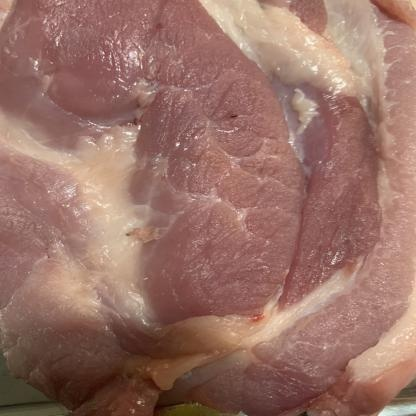
#> input picture meat/FreshMeat/0003.jpg, 416 x 416 px, found by its file name; its folder holds only this picture in this run
$ jupyter execute --allow-errors experiment.ipynb   (older library calls are emulated)
#> lines starting #> are read from the running program, lines starting #| are printed output that depends on the picture
[cell 1]
# Import library yang kalian butuhkan
import os
import cv2 as cv
import matplotlib.pyplot as plt
import numpy as np
import pandas as pd
from numpy.lib.stride_tricks import sliding_window_view
from sklearn.model_selection import train_test_split, cross_val_predict
from sklearn.metrics import accuracy_score, classification_report
from skimage.feature import graycomatrix, graycoprops
from scipy.stats import entropy
from sklearn.ensemble import RandomForestClassifier
from sklearn.svm import SVC
from sklearn.neighbors import KNeighborsClassifier
from sklearn.metrics import accuracy_score, precision_score, recall_score, f1_score, confusion_matrix, classification_report
from sklearn.metrics import (confusion_matrix, ConfusionMatrixDisplay)
import seaborn as sns

## Data Loading

Buat struktur folder dataset sebagai berikut:
```
.
└──dataset
    ├── label1
	├── image1.jpg
	├── image2.jpg
	└── image3.jpg
    ├── label2
    └── label3
    └── dst...
```

[cell 2]
data = []
labels = []
file_name = []
for sub_folder in os.listdir("meat\\"):
    sub_folder_files = os.listdir(os.path.join("meat\\", sub_folder))
    for i, filename in enumerate(sub_folder_files):
        img_path = os.path.join("meat\\", sub_folder, filename)
        img = cv.imread(img_path)
#> img is the input picture: shape (416, 416, 3); mean B, G, R 102, 112.9, 153
        img = img.astype(np.uint8)
        img = cv.cvtColor(img, cv.COLOR_BGR2GRAY)
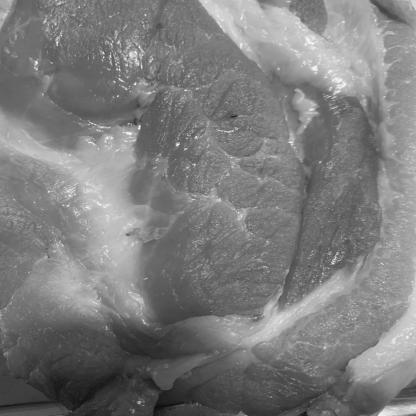
#> img: shape (416, 416); min 10, max 251, mean 123.7

        data.append(img)
        labels.append(sub_folder)
        name = os.path.splitext(filename)[0]
        file_name.append(filename)
#> pass 2 of the loop `for sub_folder in os.listdir("meat\\"):`:
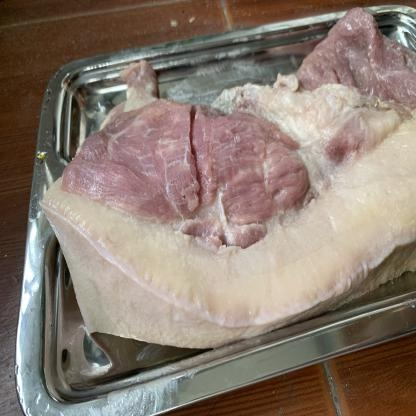
#> input picture meat/RottenMeat/0021.jpg, 416 x 416 px, found by its file name
#> img is the input picture: shape (416, 416, 3); mean B, G, R 112.2, 123.3, 138.2
#> `img = cv.cvtColor(img, cv.COLOR_BGR2GRAY)`:
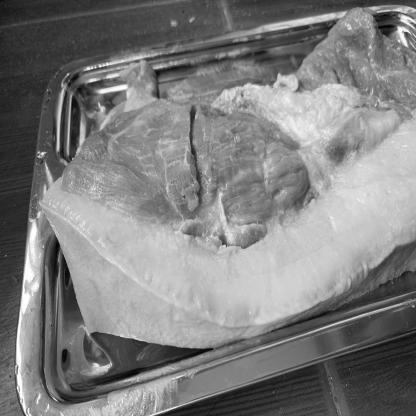
#> img: shape (416, 416); min 1, max 255, mean 126.5

data = np.array(data)
labels = np.array(labels)

## Data Augmentation

### Define Augmentation Function

[cell 3]
# melakukan augmentasi data
data_augmented = []
labels_augmented = []
paths_augmented = []
file_name_augmented = []
for i in range(len(data)):
	pass
#> this loop made 2 passes

[cell 4]
print("Data sebelum augmentasi: ", len(data))
#| Data sebelum augmentasi:  2
print("Data setelah augmentasi: ", len(data_augmented))

## Data Preparation

### Define Preprocessing Function

[cell 5]
# --- 1. HISTOGRAM EQUALIZATION ---
# [97 lines left out: functions hist_eq_scratch, gaussian_kernel, gaussian_blur_scratch, clahe_scratch, median_blur_scratch, otsu_scratch and 2 more, not called in this run]

def opening_scratch(img, k=3):
    eroded = erode_scratch(img, k)
    return dilate_scratch(eroded, k)

# --- 7. BITWISE AND ---
def bitwise_and_scratch(img, mask):
    return np.where(mask > 0, img, 0).astype(np.uint8)

# --- FUNGSI RESIZE (Diizinkan pakai cv2 sesuai prompt) ---
def resize(image, target_size=(128, 128)):
    return cv.resize(image, target_size, interpolation=cv.INTER_AREA)

[cell 6]
# [46 lines left out: function extract_and_evaluate, not called in this run]

def show_samples(images, title):
    fig, axes = plt.subplots(1, 6, figsize=(15, 3))
    fig.suptitle(title, fontsize=14)
    for i, ax in enumerate(axes):
        ax.imshow(images[i], cmap='gray')
        ax.axis('off')
    plt.show()

### Preprocessing

[cell 7]
# --- PERBAIKAN: Isi list dataPreprocessed ---
dataPreprocessed = []

for i in range(len(data)):
    # Karena data di awal sudah diubah ke grayscale saat di-load,
    # kita cukup memasukkannya langsung ke dalam dataPreprocessed
    img_processed = data[i]

    # Masukkan ke dalam list agar tidak kosong
    dataPreprocessed.append(img_processed)
#> after the loop, dataPreprocessed = 2 items

print("Total citra yang siap diekstrak GLCM:", len(dataPreprocessed))
#| Total citra yang siap diekstrak GLCM: 2
# Pastikan print di atas memunculkan angka 300!

### Feature Extraction

[cell 8]
def glcm(image, derajat):
    if derajat == 0:
        angles = [0]
    elif derajat == 45:
        angles = [np.pi / 4]
    elif derajat == 90:
        angles = [np.pi / 2]
    elif derajat == 135:
        angles = [3 * np.pi / 4]
    else:
        raise ValueError("Invalid angle. It should be one of the following: 0, 45, 90, 135.")

    # mengembalikan matrix glcm dari image
    glcm = graycomatrix(image, [1], angles, 256, symmetric=True, normed=True)
    return glcm

[cell 9]
def correlation(matriks):
	return graycoprops(matriks, 'correlation')[0, 0]

[cell 10]
def dissimilarity(matriks):
    return graycoprops(matriks, 'dissimilarity')[0, 0]

[cell 11]
def homogenity(matriks):
    return graycoprops(matriks, 'homogeneity')[0, 0]

[cell 12]
def contrast(matriks):
    return graycoprops(matriks, 'contrast')[0, 0]

[cell 13]
def ASM(matriks):
    return graycoprops(matriks, 'ASM')[0, 0]

[cell 14]
def energy(matriks):
    return graycoprops(matriks, 'energy')[0, 0]

[cell 15]
def entropyGlcm(matriks):
    return entropy(matriks.ravel())

[cell 16]
Derajat0 = []
Derajat45 = []
Derajat90 = []
Derajat135 = []
for i in range(len(dataPreprocessed)):
    D0 = glcm(dataPreprocessed[i], 0)
    D45 = glcm(dataPreprocessed[i], 45)
    D90 = glcm(dataPreprocessed[i], 90)
    D135 = glcm(dataPreprocessed[i], 135)
    Derajat0.append(D0)
    Derajat45.append(D45)
    Derajat90.append(D90)
    Derajat135.append(D135)
#> this loop made 2 passes
#> after the loop, Derajat0 = 2 items; Derajat135 = 2 items; Derajat45 = 2 items; Derajat90 = 2 items

[cell 17]
Kontras0, Kontras45, Kontras90, Kontras135 = [], [], [], []
dissimilarity0, dissimilarity45, dissimilarity90, dissimilarity135 =  [], [], [], []
homogenity0, homogenity45, homogenity90, homogenity135 = [], [], [], []
entropy0, entropy45, entropy90, entropy135 =  [], [], [], []
ASM0, ASM45, ASM90, ASM135 =  [], [], [], []
energy0, energy45, energy90, energy135 =  [], [], [], []
correlation0, correlation45, correlation90, correlation135 = [], [], [], []

[cell 18]
for i in range(len(dataPreprocessed)):
    C0 = correlation(Derajat0[i])
    correlation0.append(C0)
    C45 = correlation(Derajat45[i])
    correlation45.append(C45)
    C90 = correlation(Derajat90[i])
    correlation90.append(C90)
    C135 = correlation(Derajat135[i])
    correlation135.append(C135)
#> this loop made 2 passes
#> (C0, C45, C90, C135) on passes 1 to 2: (0.98, 0.964, 0.976, 0.965), (0.98, 0.959, 0.979, 0.967)
#> after the loop, correlation0 = [0.98, 0.98]; correlation135 = [0.965, 0.967]; correlation45 = [0.964, 0.959]; correlation90 = [0.976, 0.979]

[cell 19]
for i in range(len(dataPreprocessed)):
    K0 = contrast(Derajat0[i])
    K45 = contrast(Derajat45[i])
    K90 = contrast(Derajat90[i])
    K135 = contrast(Derajat135[i])
    Kontras0.append(K0)
    Kontras45.append(K45)
    Kontras90.append(K90)
    Kontras135.append(K135)
#> this loop made 2 passes
#> (K0, K45, K90, K135) on passes 1 to 2: (54.79, 100.3, 65.42, 95.57), (129.6, 266, 135.8, 209.6)
#> after the loop, Kontras0 = [54.79, 129.6]; Kontras135 = [95.57, 209.6]; Kontras45 = [100.3, 266]; Kontras90 = [65.42, 135.8]

[cell 20]
for i in range(len(dataPreprocessed)):
    Dis0 = dissimilarity(Derajat0[i])
    Dis45 = dissimilarity(Derajat45[i])
    Dis90 = dissimilarity(Derajat90[i])
    Dis135 = dissimilarity(Derajat135[i])
    dissimilarity0.append(Dis0)
    dissimilarity45.append(Dis45)
    dissimilarity90.append(Dis90)
    dissimilarity135.append(Dis135)
#> this loop made 2 passes
#> (Dis0, Dis45, Dis90, Dis135) on passes 1 to 2: (4.47, 6.32, 5.05, 6.16), (6.11, 9.36, 6.48, 8.32)
#> after the loop, dissimilarity0 = [4.47, 6.11]; dissimilarity135 = [6.16, 8.32]; dissimilarity45 = [6.32, 9.36]; dissimilarity90 = [5.05, 6.48]

[cell 21]
for i in range(len(dataPreprocessed)):
    H0 = homogenity(Derajat0[i])
    H45 = homogenity(Derajat45[i])
    H90 = homogenity(Derajat90[i])
    H135 = homogenity(Derajat135[i])
    homogenity0.append(H0)
    homogenity45.append(H45)
    homogenity90.append(H90)
    homogenity135.append(H135)
#> this loop made 2 passes
#> (H0, H45, H90, H135) on passes 1 to 2: (0.285, 0.21, 0.253, 0.209), (0.259, 0.181, 0.241, 0.19)
#> after the loop, homogenity0 = [0.285, 0.259]; homogenity135 = [0.209, 0.19]; homogenity45 = [0.21, 0.181]; homogenity90 = [0.253, 0.241]

[cell 22]
for i in range(len(dataPreprocessed)):
    E0 = entropyGlcm(Derajat0[i])
    E45 = entropyGlcm(Derajat45[i])
    E90 = entropyGlcm(Derajat90[i])
    E135 = entropyGlcm(Derajat135[i])
    entropy0.append(E0)
    entropy45.append(E45)
    entropy90.append(E90)
    entropy135.append(E135)
#> this loop made 2 passes
#> (E0, E45, E90, E135) on passes 1 to 2: (8.08, 8.43, 8.22, 8.4), (8.58, 9, 8.66, 8.9)
#> after the loop, entropy0 = [8.08, 8.58]; entropy135 = [8.4, 8.9]; entropy45 = [8.43, 9]; entropy90 = [8.22, 8.66]

[cell 23]
for i in range(len(dataPreprocessed)):
    A0 = ASM(Derajat0[i])
    A45 = ASM(Derajat45[i])
    A90 = ASM(Derajat90[i])
    A135 = ASM(Derajat135[i])
    ASM0.append(A0)
    ASM45.append(A45)
    ASM90.append(A90)
    ASM135.append(A135)
#> this loop made 2 passes
#> (A0, A45, A90, A135) on passes 1 to 2: (0.000522, 0.000363, 0.000462, 0.000371), (0.000367, 0.000239, 0.000336, 0.000254)
#> after the loop, ASM0 = [0.000522, 0.000367]; ASM135 = [0.000371, 0.000254]; ASM45 = [0.000363, 0.000239]; ASM90 = [0.000462, 0.000336]

[cell 24]
for i in range(len(dataPreprocessed)):
    ER0 = energy(Derajat0[i])
    ER45 = energy(Derajat45[i])
    ER90 = energy(Derajat90[i])
    ER135 = energy(Derajat135[i])
    energy0.append(ER0)
    energy45.append(ER45)
    energy90.append(ER90)
    energy135.append(ER135)
#> this loop made 2 passes
#> (ER0, ER45, ER90, ER135) on passes 1 to 2: (0.0229, 0.0191, 0.0215, 0.0193), (0.0192, 0.0155, 0.0183, 0.0159)
#> after the loop, energy0 = [0.0229, 0.0192]; energy135 = [0.0193, 0.0159]; energy45 = [0.0191, 0.0155]; energy90 = [0.0215, 0.0183]

[cell 25]
# Array untuk menyimpan komparasi akhir
comparison_results = []

def baseline():
    print("Menjalankan Baseline...")
    processed_imgs = []
    for img in data:
        img_resized = resize(img, (128, 128))
        # Hanya grayscale (sudah dilakukan di awal load, namun dipastikan ukurannya seragam)
        processed_imgs.append(img_resized)
#> this loop made 2 passes
#> pass 2, in baseline, `img_resized = resize(img, (128, 128))`:
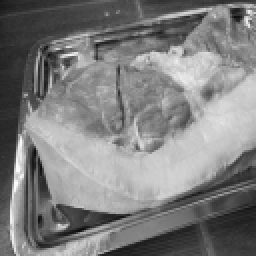
#> img_resized: shape (128, 128) (shown 2 times larger); min 11, max 252, mean 126.5
#> after the loop, processed_imgs = 2 items

    show_samples(processed_imgs[:6], "Sampel Citra - Baseline")
    acc = extract_and_evaluate(processed_imgs, labels, "Baseline")

    comparison_results.append({'Eksperimen': 'Baseline', **acc})
    print("Baseline selesai.\n")

# [52 lines left out: functions prepro1, prepro2, prepro3, not called in this run]

# --- Eksekusi Keseluruhan Pipeline ---
#> (the rest of this cell did not finish here and is left out)

[cell 26]
# 1. Pastikan semua list penampung dalam keadaan kosong kembali
Kontras0, Kontras45, Kontras90, Kontras135 = [], [], [], []
dissimilarity0, dissimilarity45, dissimilarity90, dissimilarity135 = [], [], [], []
homogenity0, homogenity45, homogenity90, homogenity135 = [], [], [], []
entropy0, entropy45, entropy90, entropy135 = [], [], [], []
ASM0, ASM45, ASM90, ASM135 = [], [], [], []
energy0, energy45, energy90, energy135 = [], [], [], []
correlation0, correlation45, correlation90, correlation135 = [], [], [], []

# 2. SATUKAN SEMUA LOOPING DI SINI (Gunakan len(dataPreprocessed))
for i in range(len(dataPreprocessed)):
    # Correlation
    correlation0.append(correlation(Derajat0[i]))
    correlation45.append(correlation(Derajat45[i]))
    correlation90.append(correlation(Derajat90[i]))
    correlation135.append(correlation(Derajat135[i]))

    # Contrast
    Kontras0.append(contrast(Derajat0[i]))
    Kontras45.append(contrast(Derajat45[i]))
    Kontras90.append(contrast(Derajat90[i]))
    Kontras135.append(contrast(Derajat135[i]))

    # Dissimilarity
    dissimilarity0.append(dissimilarity(Derajat0[i]))
    dissimilarity45.append(dissimilarity(Derajat45[i]))
    dissimilarity90.append(dissimilarity(Derajat90[i]))
    dissimilarity135.append(dissimilarity(Derajat135[i]))

    # Homogeneity
    homogenity0.append(homogenity(Derajat0[i]))
    homogenity45.append(homogenity(Derajat45[i]))
    homogenity90.append(homogenity(Derajat90[i]))
    homogenity135.append(homogenity(Derajat135[i]))

    # Entropy
    entropy0.append(entropyGlcm(Derajat0[i]))
    entropy45.append(entropyGlcm(Derajat45[i]))
    entropy90.append(entropyGlcm(Derajat90[i]))
    entropy135.append(entropyGlcm(Derajat135[i]))

    # ASM
    ASM0.append(ASM(Derajat0[i]))
    ASM45.append(ASM(Derajat45[i]))
    ASM90.append(ASM(Derajat90[i]))
    ASM135.append(ASM(Derajat135[i]))

    # Energy
    energy0.append(energy(Derajat0[i]))
    energy45.append(energy(Derajat45[i]))
    energy90.append(energy(Derajat90[i]))
    energy135.append(energy(Derajat135[i]))

### Write the extraction's results to CSV

[cell 27]
dataTable = {'Filename': file_name, 'Label': labels,
        'Contrast0': Kontras0, 'Contrast45': Kontras45, 'Contrast90': Kontras90, 'Contrast135': Kontras135,
        'Homogeneity0': homogenity0, 'Homogeneity45': homogenity45, 'Homogeneity90': homogenity90, 'Homogeneity135': homogenity135,
        'Dissimilarity0': dissimilarity0, 'Dissimilarity45': dissimilarity45, 'Dissimilarity90': dissimilarity90, 'Dissimilarity135': dissimilarity135,
        'Entropy0': entropy0, 'Entropy45': entropy45, 'Entropy90': entropy90, 'Entropy135': entropy135,
        'ASM0': ASM0, 'ASM45': ASM45, 'ASM90': ASM90, 'ASM135': ASM135,
        'Energy0': energy0, 'Energy45': energy45, 'Energy90': energy90, 'Energy135': energy135,
        'Correlation0': correlation0, 'Correlation45': correlation45, 'Correlation90': correlation90, 'Correlation135': correlation135,
        }
df = pd.DataFrame(dataTable)
#> df = table of 2 rows and 30 columns
df.to_csv('hasil_ekstraksi_1.csv', index=False)

hasilEkstrak = pd.read_csv('hasil_ekstraksi_1.csv')
#> (reads hasil_ekstraksi_1.csv from the repository)
hasilEkstrak

### Features Selection

pada bagian seleksi fitur ini bisa menggunakan metode seperti
- PCA
- LDA
- t-SNE
- Chi-square
- ANOVA
- Autoencoder
- correlation
- dll

berikut contoh menggunakan correlation:

[cell 28]
# Menghitung korelasi
correlation = hasilEkstrak.drop(columns=['Label','Filename']).corr()

# Menyaring fitur yang memiliki korelasi absolut lebih dari 0.95 dengan label
threshold = 0.95 # atur threshold ini untuk menentukan seberapa besar korelasi yang ingin disaring
selectionFeature = []
columns = np.full((correlation.shape[0],), True, dtype=bool)
for i in range(correlation.shape[0]):
	for j in range(i+1, correlation.shape[0]):
		if correlation.iloc[i,j] >= threshold:
			if columns[j]:
				columns[j] = False
select = hasilEkstrak.drop(columns=['Label','Filename']).columns[columns]
x_new = hasilEkstrak[select]
x_new
y = hasilEkstrak['Label']
plt.figure(figsize=(17,17))
sns.heatmap(x_new.corr(), annot=True, cmap='Blues', fmt=".2f")
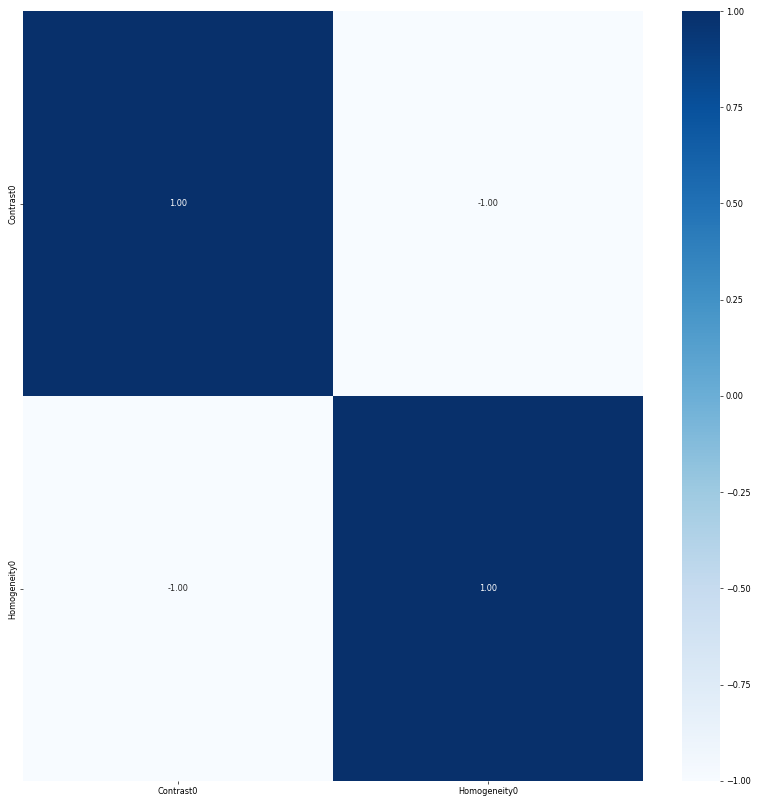
#> figure drawn by matplotlib, 2 panels

## Splitting Data

[cell 29]
# ubah bagian test_size sesuai kebutuhan
# 0.3 = 30% data untuk testing (train/test 70/30)
# 0.2 = 20% data untuk testing (train/test 80/20)
X_train, X_test, y_train, y_test = train_test_split(x_new, y, test_size=0.2, random_state=42)
print(X_train.shape)
print(X_test.shape)

## Feature Normalization

berikut metode normalisasi yang bisa digunakan:
- Min-Max Scaling
- Standardization (Z-score)
- Robust Scaling
- MaxAbsScaler
- dll

berikut contoh menggunakan Standardization (Z-score):

[cell 30]
# normalisasi mean std
X_test = (X_test - X_train.mean()) / X_train.std()
X_train = (X_train - X_train.mean()) / X_train.std()

## Modeling

### Define Model

[cell 31]
def generateClassificationReport(y_true, y_pred):
	print(classification_report(y_true, y_pred))
	print(confusion_matrix(y_true, y_pred))
	print('Accuracy:', accuracy_score(y_true, y_pred))

# Define classifiers
rf = RandomForestClassifier(n_estimators=5, random_state=42)
svm = SVC(kernel='rbf', random_state=42)
knn = KNeighborsClassifier(n_neighbors=5)

### Train Random Forest Classifier

[cell 32]
# Train Random Forest Classifier
rf.fit(X_train, y_train)

# Make predictions and evaluate the model with the training set
print("------Training Set------")
y_pred = rf.predict(X_train)
generateClassificationReport( y_train, y_pred)

# Make predictions and evaluate the model with the testing set
print("\n------Testing Set------")
y_pred = rf.predict(X_test)
generateClassificationReport( y_test, y_pred)

### Train SVM Classifier

#> (a cell that did not finish here is left out)

### Train KNN Classifier

#> (a cell that did not finish here is left out)

## Evaluation With Confusion Matrix

[cell 35]
def plot_confusion_matrix(y_true, y_pred, title):
#> called with y_pred = array of shape (1,), title = 'Random Forest Confusion Matrix'
    cm = confusion_matrix(y_true, y_pred)
    disp = ConfusionMatrixDisplay(confusion_matrix=cm)
    disp.plot(cmap=plt.cm.Blues)
    plt.title(title)
    plt.show()
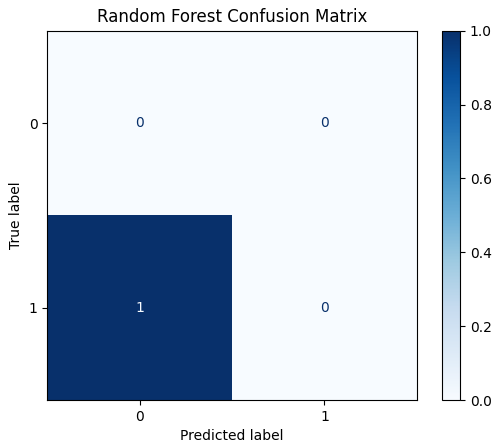
#> figure drawn by matplotlib, 2 panels

# Plot confusion matrix for Random Forest
plot_confusion_matrix(y_test, rf.predict(X_test), "Random Forest Confusion Matrix")
# Plot confusion matrix for SVM
#> (the rest of this cell did not finish here and is left out)
